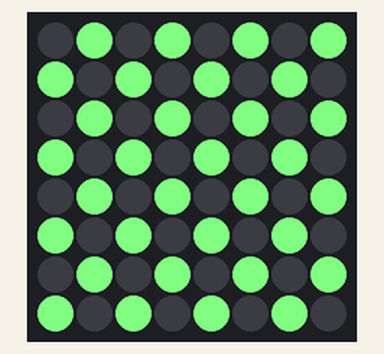
A program run on a simulated Raspberry Pi (BCM pin numbers) with a Sense HAT. Shown: the Sense HAT's 8×8 RGB LED matrix. At 10.0 s the program stops and its outputs stay as they are.

Above: at 0.1 s.

The program:

message.py
```python
from sense_hat import SenseHat
import time

class Hat:
    def __init__(self):
        self.sense = SenseHat()

    def show_msg(self, msg, speed, color_a, color_bg):
        a = self.change_color(color_a)
        bg = self.change_color(color_bg)
        self.sense = SenseHat()
        self.sense.show_message(msg, speed, a, bg)

    def show_pattern(self, color_a, color_b):
        a = self.change_color(color_a)
        b = self.change_color(color_b)
        self.sense.clear(a)
        for i in range(0,8):
            for j in range(0,8):
                if (i+j) % 2 == 1:
                    self.sense.set_pixel(i, j, a)
                else:
                    self.sense.set_pixel(i, j, b)


    def turn_off(self, color=None):
        if color==None:
            self.sense.clear()
        else:
            self.sense.clear(color)

    def change_color(self, color):
        colors = {
            "red": (0, 255, 0),
            "blue": (0, 0, 255),
            "green": (0, 255, 0),
            "white": (255, 255, 255),
            "black": (0, 0, 0),
            "gray": (128, 255, 128)
            }
        return colors[color]


if __name__ == "__main__":
    hat = Hat()
    orange = (255, 129, 16)
    blue = (0, 207, 255)
    msg = 'Hola mama!'
    hat.show_pattern("gray", "black")
    # hat.show_msg(msg, 0.1, "blue", "red")
    time.sleep(10)
    hat.turn_off()
```
